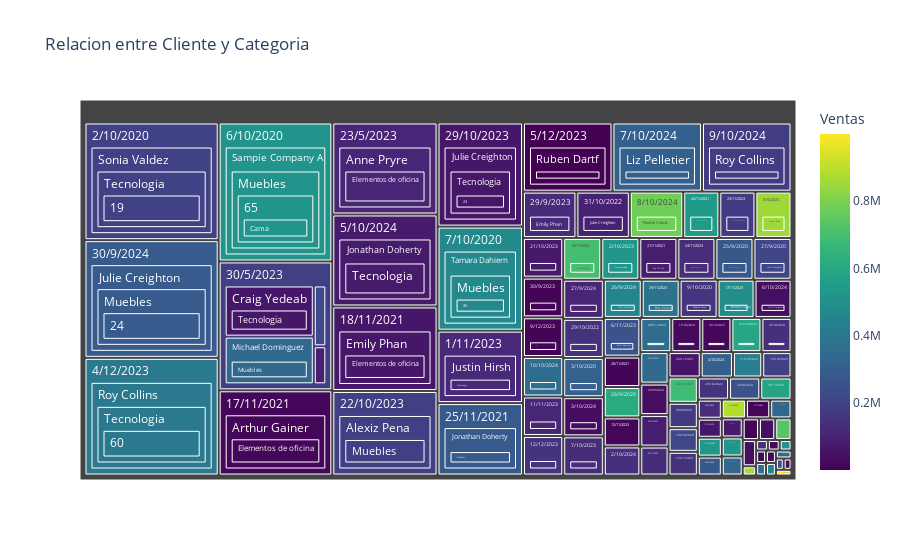

Here is the notebook cell this chart was saved with:
### Markdown cell above
Graphics

### Code cell
fig = px.treemap(df, path = ['fecha_envio','Nombre_cliente','Categoria','Cantidad','Subcategoria','Lugar'], values ='Costo_envio', 
                 color ='Ventas', color_continuous_scale ='viridis', 
                 title ='Relacion entre Cliente y Categoria')

fig.show()

### Figure 1 — Plotly figure (JSON) as saved in the notebook; plotly's stock layout.template omitted (floating-point values rounded to 4 significant figures; data arrays with more than 128 entries replaced by an {"elided": "..."} marker saying what was removed)
{"data": [{"branchvalues": "total", "customdata": {"elided": "594x1 float values"}, "domain": {"x": [0, 1], "y": [0, 1]}, "hovertemplate": "labels=%{label}<br>Costo_envio=%{value}<br>parent=%{parent}<br>id=%{id}<br>Ventas=%{color}<extra></extra>", "ids": {"elided": "594 str values"}, "labels": {"elided": "594 str values"}, "marker": {"coloraxis": "coloraxis", "colors": {"elided": "594 float values"}}, "name": "", "parents": {"elided": "594 str values"}, "type": "treemap", "values": {"elided": "594 float values"}}], "layout": {"coloraxis": {"colorbar": {"title": {"text": "Ventas"}}, "colorscale": [[0, "#440154"], [0.1111, "#482878"], [0.2222, "#3e4989"], [0.3333, "#31688e"], [0.4444, "#26828e"], [0.5556, "#1f9e89"], [0.6667, "#35b779"], [0.7778, "#6ece58"], [0.8889, "#b5de2b"], [1, "#fde725"]]}, "legend": {"tracegroupgap": 0}, "title": {"text": "Relacion entre Cliente y Categoria"}}}
